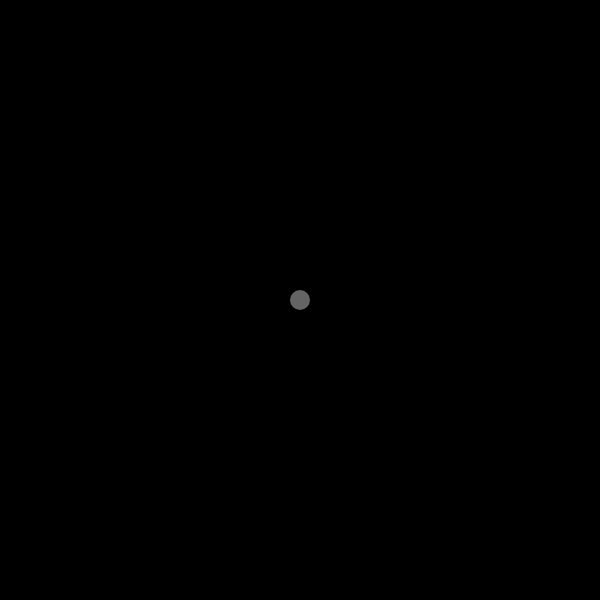
Frame 1 (no input)
Frame 60 (no input): identical to frame 1, image omitted
Frame 120 (the mouse pressed at the canvas centre since frame 60): identical to frame 1, image omitted

The p5.js sketch that drew this single still picture (run headless with seeded random() and noise() and a simulated clock; from frame 60 on, the mouse is pressed at the canvas centre):

// p5.js sketch
// ── sketch.js
let NORMAL_MODE = 0;
let FREEDRAW_MODE = 1;
let POLY_MODE = 2;
let LEFT_KEY = 37; // p5.js keycodes
let RIGHT_KEY = 39;
let UP_KEY = 38;
let DOWN_KEY = 40;
let FREEDRAW_MODE_MSG = "Free draw mode";
let POLY_MODE_MSG = "Polygon draw mode";

let light;
let walls = [];
let w = 600;
let h = 600;
let TEXT_X = w - 150;
let TEXT_Y = 20;
let TEXT_SIZE = 15;
var buildMode;
var boundaryStarted;
var newBoundStart = null;
var newBoundInt = null;
var newBoundEnd = null;
var MODE;

function setup() {
	createCanvas(w, h);
	MODE = NORMAL_MODE
	// buildMode = true;
	boundaryStarted = false;
	var pos = createVector(w/2, h/2);
	boundRoom();

	light = new Source(pos);
	light.populateRays();
}

function draw() {
	background(0);
	var mousePos = createVector(mouseX, mouseY);
	light.decayAcceleration();
	if(MODE != NORMAL_MODE){

	}else{
		// light.setAccWithMouse(mousePos);
		if(keyIsDown(UP_KEY)){
			light.setAccWithKeys(UP_KEY);
		}

		if(keyIsDown(DOWN_KEY)){
			light.setAccWithKeys(DOWN_KEY);
		}

		if(keyIsDown(LEFT_KEY)){
			light.setAccWithKeys(LEFT_KEY);
		}

		if(keyIsDown(RIGHT_KEY)){
			light.setAccWithKeys(RIGHT_KEY);
		}
		light.updateHeading(mousePos);
		light.update();
	}
	displayMode();
	light.castRays(walls);
	light.draw();
	for(let wall of walls){
		wall.drawFancy();
		wall.collisionPoints=[];
	}
}

function boundRoom(){
	let topLeft = createVector(0, 0);
	let topRight = createVector(w-1, 0);
	let bottomLeft = createVector(0, h-1);
	let bottomRight = createVector(w-1, h-1);

	let top = new Boundary(topLeft, topRight);
	let bottom = new Boundary(bottomLeft, bottomRight);
	let left = new Boundary(topLeft, bottomLeft);
	let right = new Boundary(topRight, bottomRight);

	walls.push(top);
	walls.push(bottom);
	walls.push(left);
	walls.push(right);
}

function keyPressed(){
	if (keyCode == SHIFT){
		switchMode();
		switch(MODE){
			case NORMAL_MODE:

			case FREEDRAW_MODE:

			case POLY_MODE:

			default:
				break;

		}
		console.log("MODE: ", MODE);
	}else if(keyCode == CONTROL){
		light.switchRays();
		console.log("toggle Rays");
	}
}

function mouseDragged(){
	if(MODE == FREEDRAW_MODE){
		var mousePos = createVector(mouseX, mouseY);
		if(!boundaryStarted){
			boundaryStarted = true;
			newBoundStart = mousePos;
		}else{
			if(newBoundInt != null){
				walls.pop();
			}
			newBoundInt = mousePos;
			var newWall = new Boundary(newBoundStart, newBoundInt);
			walls.push(newWall);
		}
	}
}

function mouseClicked(){
	if(MODE == FREEDRAW_MODE){
		var mousePos = createVector(mouseX, mouseY);
		if(!boundaryStarted){
			boundaryStarted = true;
			newBoundStart = mousePos;
		}else{
			boundaryStarted = false;
			newBoundEnd = mousePos;
			var newWall = new Boundary(newBoundStart, newBoundEnd);
			walls.push(newWall);
			newBoundStart = null;
			newBoundInt = null;
			newBoundEnd = null;
		}
	}
}

function mouseMoved(){
	if((MODE == FREEDRAW_MODE) && boundaryStarted && (newBoundStart != null)){
		if(newBoundInt != null){
			walls.pop();
		}
		var mousePos = createVector(mouseX, mouseY);
		newBoundInt = mousePos;
		var newWall = new Boundary(newBoundStart, newBoundInt);
		walls.push(newWall);
	}
}

function switchMode(){
	MODE = (MODE + 1) % 3;
}

function displayMode(){
	textSize(TEXT_SIZE);
	fill(255);
	stroke(255);
	switch(MODE){
		case FREEDRAW_MODE:
			text(FREEDRAW_MODE_MSG, TEXT_X, TEXT_Y);
			break;
		
		case POLY_MODE:
			text(POLY_MODE_MSG, TEXT_X, TEXT_Y);
			break;

		default:
			break;

	}
}

// function mouseReleased(){
// 	if(boundaryStarted && (newBoundStart != null) && buildMode ){
// 		boundaryStarted = false;
// 		var mousePos = createVector(mouseX, mouseY);
// 		newBoundEnd = mousePos;
// 		var newWall = new Boundary(newBoundStart, newBoundEnd);
// 		walls.push(newWall);
// 		newBoundStart = null;
// 		newBoundInt = null;
// 		newBoundEnd = null;
// 	}
	
	
// }
// ── boundary.js
class Boundary{
	constructor(start, end){
		this.start = start;
		this.end = end;
		this.collisionPoints = [];
		this.segments = [];
	}


	getIlluminatedSegments(){
		var segments = [];
		for (let i = 0; i< this.collisionPoints.length; i++){
			
			if(i == 0){
				segments.push(this.collisionPoints[i]);

			}else if(i > 0){
				if(i == (this.collisionPoints.length-1)){
					if(this.collisionPoints[i] != null){
						segments.push(this.collisionPoints[i]);
					}else{
						segments.push(this.collisionPoints[i-1]);
					}
				}else{
					if(this.collisionPoints[i] == null){
						segments.push(this.collisionPoints[i-1]);
						segments.push(this.collisionPoints[i+1]);
					}
				}

			}

		}
		this.segments = segments;
	}

	drawFancy(){
		stroke(255);
		this.getIlluminatedSegments();
		if((this.segments.length % 2) == 0){
			for(let i = 0; i< this.segments.length; i+=2){
				line(this.segments[i].x, this.segments[i].y, 
					 this.segments[i+1].x, this.segments[i+1].y);
			}
			

		}
		
	}
	
	draw(){
		stroke(255);
		line(this.start.x, this.start.y, this.end.x, this.end.y);
		
	}
}
// ── polygon.js
class Polygon{
	constructor(points){
		this.points = points;
		this.bounds = [];
		this.pos = null; //centroid
		this.mass = 0.75;
		this.damping = 0.1;
		this.vel = createVector(0, 0);
		this.acc = createVector(0, 0);
		this.maxVel = createVector(5, 5);
	}

	setCentreOfMass(){
		let numPoints = this.points.length;
		var centroid = createVector(0, 0);
		for (var point of this.points){
			centroid.x + point.x;
			centroid.y + point.y;
		}

		centroid.x/numPoints;
		centroid.y/numPoints;

		this.pos = centroid;
	}

	setBounds(){
		for (var i = 0; i < this.points.length - 1; i++){
			var bStart = createVector(this.points[i].x, this.points[i].y);
			var bEnd = createVector(this.points[i+1].x, this.points[i+1].y);
			var b = new Boundary(bStart, bEnd);
			this.bounds.push(b);
		}
		var bStart = createVector(this.points[this.points.length-1].x,
							      this.points[this.points.length-1].y);

		var bEnd = createVector(this.points[0].x, this.points[0].y);
		var b = new Boundary(bStart, bEnd);
		this.bounds.push(b);
	}




	update(){
		this.vel.x = this.acc.x/this.mass;
		this.vel.y = this.acc.y/this.mass;
		
		this.pos.x = this.pos.x + this.vel.x;
		this.pos.y = this.pos.y + this.vel.y;
	}

	// draw(){
	// 	for (var bound of this.bounds){
	// 		bound.drawFancy();
	// 	}
	// }
}
// ── polygonBuilder.js
class PolygonBuilder{
	constructor(){
		this.pointThreshold = 50; //pixels
		this.startedPolygon = false;
		
		this.polygons = [];
		this.currPolygonPoints = [];
		this.polyStart = createVector(0, 0);

		this.vertexRadius = 2.5;
		this.vertexColour = color("#EDB4B4");

		this.newPolygonsExist = false;
	}

	addPoint(point){
		var point_rounded = Util.roundToNearest(point, this.pointThreshold);
		if (!this.startedPolygon){
			this.startedPolygon = true;
			this.polyStart = point_rounded;
		}else{
			if(Util.equals(point_rounded, this.polyStart) && (this.currPolygonPoints.length > 2)){
				this.startedPolygon = false;
				var newP = new Polygon(this.currPolygonPoints);
				newP.setCentreOfMass();
				newP.setBounds();
				this.polygons.push(newP);
				this.currPolygonPoints = [];
				this.newPolygonsExist = true;
				return true;
			}
		}
		this.currPolygonPoints.push(Util.roundToNearest(point, this.pointThreshold));
		console.log("added point: ", point_rounded.x, point_rounded.y);
		return false;
	}

	getPolygonsAsBoundaries(){
		var boundaries = [];
		for(var p of this.polygons){
			for (var b of p.bounds){
				boundaries.push(b);
			}
		}
		this.newPolygonsExist = false;
		return boundaries
	}

	

	// drawPolygons(){
		// for(var p of this.polygons){
		// 	p.draw();
		// }
	// }

	drawVertices(){
		fill(this.vertexColour);
		noStroke();
		for(var p of this.currPolygonPoints){
			ellipse(p.x, p.y, this.vertexRadius*2, this.vertexRadius*2);
		}
	}

}
// ── prey.js
class Prey{
	constructor(pos){
		this.pos = pos;
		this.mass = 0.75;
		this.damping = 0.15;
		this.vel = createVector(0, 0);
		this.acc = createVector(0, 0);
		this.maxVel = createVector(5, 5);
		this.toggleRays = false;
		this.mouseLag = 50; // deprecated
		this.isAccelerating = false;
		this.accStep = 1.2;
		this.decStep = 0.05;
		this.radius = 10;
		this.foundColour = color("#919191");
	}

	draw(seeker){
		if(Util.withinLineOfSight(this, seeker)){
			fill(this.foundColour);
		}else{
			noFill();
		}
		noStroke();
		ellipse(this.pos.x, this.pos.y, this.radius*2, this.radius*2);
	}
}
// ── ray.js
class Ray{
	constructor(pos, angle){
		this.pos = pos;
		this.dir = p5.Vector.fromAngle(angle);
		this.col = null;
	}

	lookAt(newPos){
		this.dir.x = newPos.x - this.pos.x;
		this.dir.y = newPos.y - this.pos.y;
		this.dir.normalize(); 
	}

	cast(boundaries){
		var closest = Infinity;
		var collision = null;
		var bound = null;
		for(let boundary of boundaries){
			let x1 = boundary.start.x;
			let y1 = boundary.start.y;
			let x2 = boundary.end.x;
			let y2 = boundary.end.y;

			let x3 = this.pos.x;
			let y3 = this.pos.y;
			let x4 = this.pos.x + this.dir.x;
			let y4 = this.pos.y + this.dir.y;

			let denominator = (x1 - x2)*(y3 - y4) - (y1 - y2)*(x3 - x4);
			if (denominator == 0){
				continue; //parallel lines
			}

			let t = ((x1 - x3)*(y3 - y4) - (y1 - y3)*(x3 - x4))/denominator; //wall
			let u = -((x1- x2)*(y1 - y3) - (y1 - y2)*(x1 - x3))/denominator; //ray

			if(t > 0 && t < 1 && u > 0){
				let pt = createVector(0, 0);
				pt.x = x1 + t*(x2 - x1);
				pt.y = y1 + t*(y2 - y1);

				if (u < closest){
					closest = u;
					collision = pt;
					bound = boundary;
				}
				
			}		
		}
		this.col = collision;
		return bound;
	}

	draw(){
		stroke(255, 30);
		if(this.col != null){
			line(this.pos.x, this.pos.y, 
			     this.col.x, this.col.y);
		}
	}
}
// ── source.js
class Source{
	constructor(pos){
		this.pos = pos;
		this.mass = 0.75;
		this.damping = 0.1;
		this.vel = createVector(0, 0);
		this.acc = createVector(0, 0);
		this.maxVel = createVector(5, 5);
		this.rayGap = 0.3; // degrees
		this.rays = [];
		this.toggleRays = false;
		this.mouseLag = 50; // deprecated
		this.isAccelerating = false;
		this.accStep = 2;
		this.decStep = 0.05;
		this.heading = 0; //degrees
	}

	populateRays(){
		for(let angle = 0; angle < 90; angle += this.rayGap){
			let newRay = new Ray(this.pos, radians(angle));
			this.rays.push(newRay);
		}
	}
	
	castRays(boundaries){
		if(this.toggleRays){
			var lastBound = null;
			for(let ray of this.rays){
				var collidingBound = ray.cast(boundaries);
				if(collidingBound != null){
					if(lastBound == null){
						lastBound = collidingBound;
					}else{
						if(lastBound != collidingBound){
							lastBound.collisionPoints.push(null);
							collidingBound.collisionPoints.push(ray.col);
							lastBound = collidingBound;
							continue;
						}
						lastBound = collidingBound;
					}
					collidingBound.collisionPoints.push(ray.col);
					
				}
			}
		}
	}

	setAccWithMouse(newPos){
		var dist = p5.Vector.dist(newPos, this.pos);
		var dX = newPos.x - this.pos.x;
		var dY = newPos.y - this.pos.y;

		this.acc.x = dX * this.damping;
		this.acc.y = dY * this.damping;		
	}

	setAccWithKeys(key){
		if (key == UP_KEY){
			this.acc.y = -this.accStep;
		}else if (key == LEFT_KEY){
			this.acc.x = -this.accStep;
		}else if (key == DOWN_KEY){
			this.acc.y = this.accStep;
		}else if (key == RIGHT_KEY){
			this.acc.x = this.accStep;
		}
	}

	decayAcceleration(){
		if(this.acc.y > 0){
			this.acc.y -= this.decStep;
			if (this.acc.y < 0){
				this.acc.y = 0;
			}

		}else if (this.acc.y < 0){
			this.acc.y -= -this.decStep;
			if(this.acc.y > 0){
				this.acc.y = 0;
			}
		}

		if(this.acc.x > 0){
			this.acc.x -= this.decStep;
			if (this.acc.x < 0){
				this.acc.x = 0;
			}

		}else if (this.acc.x < 0){
			this.acc.x -= -this.decStep;
			if(this.acc.x > 0){
				this.acc.x = 0;
			}
		}
	}


	update(){
		this.vel.x = this.acc.x/this.mass;
		this.vel.y = this.acc.y/this.mass;
		
		this.pos.x = this.pos.x + this.vel.x;
		this.pos.y = this.pos.y + this.vel.y;

		this.updateRayPositionAndHeading();
		
		
	}

	switchRays(){
		this.toggleRays = !this.toggleRays;
	}

	updateHeading(mousePos){
		var headingVector = createVector(mousePos.x - this.pos.x, mousePos.y - this.pos.y)
		this.heading = degrees(headingVector.heading());
	}

	updateRayPositionAndHeading(){
		var currHeading = this.heading - ((this.rays.length/2)*this.rayGap);
		for(let ray of this.rays){
			ray.pos = this.pos;
			ray.dir = p5.Vector.fromAngle(radians(currHeading));
			currHeading += this.rayGap;
		}
	}

	draw(){
		if(this.toggleRays){
			fill(255);
			for(let ray of this.rays){
				ray.draw();
			}
		}else{
			fill(100);
		}
		noStroke();
		ellipse(this.pos.x, this.pos.y, 20, 20);
		
	}
}
// ── util.js
class Util{
	static solveQuadratic(a, b, c){
		if(Math.pow(b, 2) >= (4*a*c)){
			var result = (-1 * b + Math.sqrt(Math.pow(b, 2) - (4 * a * c))) / (2 * a);
		    var result2 = (-1 * b - Math.sqrt(Math.pow(b, 2) - (4 * a * c))) / (2 * a);

		    return {sol1: result, sol2: result2};
		}else{
			return "no real roots";
		}
	}

	static getCircleCoefficient(pos, radius){
		return Math.pow(pos.x, 2) + Math.pow(pos.y, 2) -
			   Math.pow(radius, 2);
	}

	static getLineCoefficients(line){
		var m, c;
		if(!line.isVertical()){
			m = (line.end.y - line.start.y)/(line.end.x - line.start.x);
			c = line.end.y - (m*line.end.x);
		}else{
			m = "v";
			c = "v";
		}
		return {m: m, c: c};
	}

	static getCoord(m, results, c){
		var coord = createVector((results.sol1+results.sol2)/2, m*((results.sol1+results.sol2)/2) + c)
		return coord;

	}

	static equals(p1, p2){
		return (p1.x == p2.x) && (p1.y == p2.y);
	}

	static roundToNearest(point, inc){
		var rounded = createVector(0, 0);
		rounded.x = Math.round(point.x/ inc) * inc;
		rounded.y = Math.round(point.y/ inc) * inc;
		return rounded;
	}

	static withinSegment(boundary, pos){
		let x0 = pos.x;
		let y0 = pos.y;

		let x1 = (boundary.start.x < boundary.end.x) ? boundary.start.x : boundary.end.x;
		let y1 = (boundary.start.y < boundary.end.y) ? boundary.start.y : boundary.end.y;

		let x2 = (boundary.end.x > boundary.start.x) ? boundary.end.x : boundary.start.x;
		let y2 = (boundary.end.y > boundary.start.y) ? boundary.end.y : boundary.start.y;

		let withinboundsX = (x0 > x1 && x0 < x2);
		let withinboundsY = (y0 > y1 && y0 < y2);

		if(boundary.isHorizontal()){
			return withinboundsX;

		}else if(boundary.isVertical()){
			return withinboundsY;

		}else{
			return withinboundsX && withinboundsY;

		}
	}

	static collides(boundary, object){
		let x0 = object.pos.x;
		let y0 = object.pos.y;

		let x1 = boundary.start.x;
		let y1 = boundary.start.y;

		let x2 = boundary.end.x;
		let y2 = boundary.end.y;

		let denominator = Math.sqrt(Math.pow(y2 - y1, 2) + Math.pow(x2 - x1, 2));
		let numerator = Math.abs( (x0 * (y2 - y1)) - (y0 * (x2 - x1)) + (x2 * y1) - (y2 * x1));
		let distance = numerator/denominator;

		return (distance <= object.radius) && Util.withinSegment(boundary, object.pos);

	}

	static withinLineOfSight(hider, seeker){
		let x_start = seeker.pos.x + seeker.rays[0].dir.x;
		let y_start = seeker.pos.y + seeker.rays[0].dir.y;
		let startVector = createVector(x_start, y_start);

		let scale = 50;
		let x_end = seeker.rays[seeker.rays.length-1].pos.x + scale*seeker.rays[seeker.rays.length-1].dir.x;
		let y_end = seeker.rays[seeker.rays.length-1].pos.y + scale*seeker.rays[seeker.rays.length-1].dir.y; 
		let endVector = createVector(x_end, y_end);
		
		// stroke(color("#FF0000"));
		// line(seeker.pos.x, seeker.pos.y, seeker.pos.x+seeker.rays[0].dir.x*scale, seeker.pos.y+seeker.rays[0].dir.y*scale);
		// stroke(color("#0089FF"));
		// line(seeker.pos.x, seeker.pos.y, seeker.pos.x+seeker.rays[seeker.rays.length-1].dir.x*scale, seeker.pos.y+seeker.rays[seeker.rays.length-1].dir.y*scale);

		let angleArea = (startVector.copy().sub(seeker.pos)).angleBetween(endVector.copy().sub(seeker.pos));

		let angleBetweenSandH = (startVector.copy().sub(seeker.pos)).angleBetween(hider.pos.copy().sub(seeker.pos));
		let angleBetweenEandH = (endVector.copy().sub(seeker.pos)).angleBetween(hider.pos.copy().sub(seeker.pos));

		return (angleBetweenEandH < angleArea && angleBetweenSandH < angleArea && seeker.toggleRays);
	}

}
